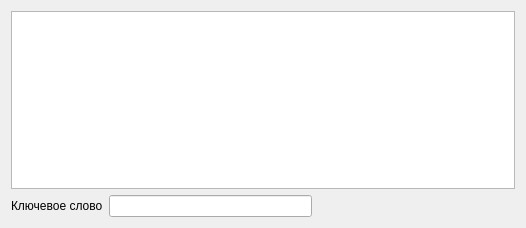
<?xml version="1.0" encoding="UTF-8"?>
<ui version="4.0">
 <class>VigenereCipher</class>
 <widget class="QWidget" name="VigenereCipher">
  <property name="geometry">
   <rect>
    <x>0</x>
    <y>0</y>
    <width>526</width>
    <height>228</height>
   </rect>
  </property>
  <property name="windowTitle">
   <string>Form</string>
  </property>
  <layout class="QHBoxLayout" name="horizontalLayout">
   <item>
    <layout class="QVBoxLayout" name="verticalLayout">
     <item>
      <widget class="QTextEdit" name="textEdit"/>
     </item>
     <item>
      <layout class="QHBoxLayout" name="horizontalLayout_2">
       <item>
        <widget class="QLabel" name="label">
         <property name="text">
          <string>Ключевое слово</string>
         </property>
        </widget>
       </item>
       <item>
        <widget class="QLineEdit" name="lineEdit"/>
       </item>
       <item>
        <spacer name="horizontalSpacer">
         <property name="orientation">
          <enum>Qt::Horizontal</enum>
         </property>
         <property name="sizeHint" stdset="0">
          <size>
           <width>40</width>
           <height>20</height>
          </size>
         </property>
        </spacer>
       </item>
      </layout>
     </item>
    </layout>
   </item>
  </layout>
 </widget>
 <resources/>
 <connections/>
</ui>
